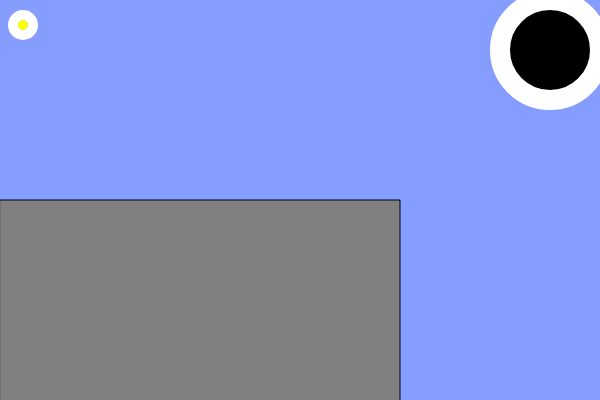
Frame 1 (no input)
Frame 60 (no input): identical to frame 1, image omitted
Frame 120 (the mouse pressed at the canvas centre since frame 60): identical to frame 1, image omitted

The p5.js sketch that drew this single still picture (run headless with seeded random() and noise() and a simulated clock; from frame 60 on, the mouse is pressed at the canvas centre):

// p5.js sketch
// ── sketch.js
function setup() {
  createCanvas(600, 400);
}
function draw() {

  background(133, 157, 255);
  
  fill("black");

  stroke("white");

  strokeWeight(20);  

  circle(550, 50, 100);
  
  fill("yellow");
  circle(23, 25, 10);

  stroke(0);

  strokeWeight(1);

  fill("grey");

  rect(0, 200, 400, 600);
}
